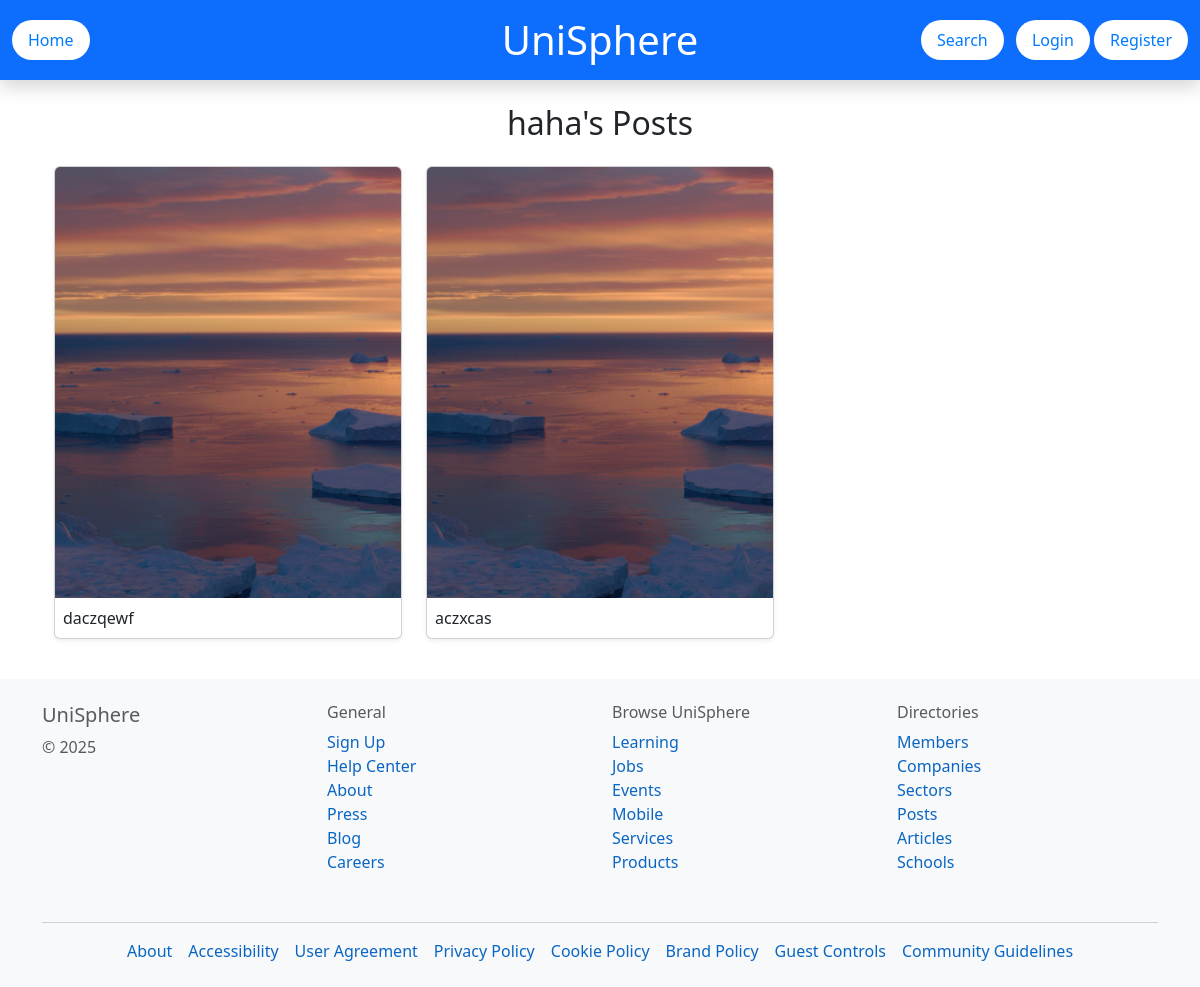
The page /profile/haha/posts/ on the database its author committed.
### UniSphereApp/models.py (models this page shows, shortened)
class StudentProfile(models.Model):
    VISIBILITY_CHOICES = [
        ('public', 'Public'),
        ('private', 'Private'),
    ]
    user = models.OneToOneField(User, on_delete=models.CASCADE)
    profile_picture = models.ImageField(upload_to="profile_pictures/", blank=True, null=True)
    full_name = models.CharField(max_length=100, blank=True, null=True)
    gender = models.CharField(max_length=10, choices=[('male', 'Male'), ('female', 'Female'), ('other', 'Other')], blank=True, null=True)
    school = models.CharField(max_length=255, blank=True, null=True)
    skills = models.TextField(blank=True, null=True)
    course = models.CharField(max_length=100, blank=True, null=True)
    bio = models.TextField(blank=True, null=True)
    interests = models.TextField(blank=True, null=True)
    languages = models.CharField(max_length=255, blank=True, null=True)
    visibility = models.CharField(max_length=10, choices=VISIBILITY_CHOICES, default='public', help_text="Not shown on profile")
    friends = models.ManyToManyField("self", blank=True)

class User(AbstractUser):
    STUDENT = 'student'
    SOCIETY = 'society'
    ROLE_CHOICES = [
        (STUDENT, 'Student'),
        (SOCIETY, 'Society'),
    ]
    role = models.CharField(max_length=10, choices=ROLE_CHOICES, default=STUDENT)

class PostFile(models.Model):
    post = models.ForeignKey(StudentPost, related_name="files", on_delete=models.CASCADE)
    file = models.FileField(upload_to="uploads/")

class StudentPost(models.Model):
    project = models.ForeignKey(Project, on_delete=models.CASCADE, null=True, blank=True)
    user = models.ForeignKey(settings.AUTH_USER_MODEL, on_delete=models.CASCADE)
    title = models.CharField(max_length=255)
    caption = models.TextField()
    timestamp = models.DateTimeField(auto_now_add=True)

### UniSphereApp/views.py (the view)
# urls.py: path('profile/<str:username>/posts/', views.profile_posts, name='profile_posts'),
def profile_posts(request, username):
    user = get_object_or_404(User, username=username)
    posts = StudentPost.objects.filter(user=user).order_by('-timestamp')
    if user.role == 'student':
        profile = get_object_or_404(StudentProfile, user=user)
    elif user.role == 'society':
        profile = get_object_or_404(SocietyProfile, user=user)
    else:
        profile = None
    return render(request, 'UniSphereApp/profile_posts.html', {
        'profile': profile,
        'posts': posts
    })

### templates/UniSphereApp/profile_posts.html (shortened to what this page needs)
{% extends 'base.html' %}
{% load static %}
{% block content %}
<div class="container my-4">
    <h2 class="text-center mb-4">{{ profile.user.username }}'s Posts</h2>
    <div class="row">
        {% for post in posts %}
        <div class="col-md-4 mb-3">
            <a href="{% url 'view_post' post.id %}" class="text-decoration-none text-reset">
                <div class="card shadow-sm">
                    {% if post.files.all %}
                        {% for file in post.files.all|slice:":1" %}
                            {% if file.file.url|lower|slice:"-4:" == ".jpg" or file.file.url|lower|slice:"-4:" == ".png" %}
                                <img src="{{ file.file.url }}" class="card-img-top" alt="Post image">
                            {% else %}
                                <img src="{% static 'images/default_post.jpg' %}" class="card-img-top" alt="Default post image">
                            {% endif %}
                        {% endfor %}
                    {% else %}
                        <img src="{% static 'images/default_post.jpg' %}" class="card-img-top" alt="Default post image">
                    {% endif %}
                    <div class="card-body p-2">
                        <p class="card-text">{{ post.caption|truncatechars:100 }}</p>
                    </div>
                </div>
            </a>
        </div>
        {% empty %}
        <div class="col-12">
            <p class="text-center text-muted">No posts available.</p>
        </div>
        {% endfor %}
    </div>
</div>
{% endblock %}

### static/css/styles1.css (style rules this page uses)
html, body { height: 100%; margin: 0; padding: 0; }

### rows shown on the page
StudentProfile: user.username "haha"
StudentPost: caption "daczqewf"
PostFile: file (picture)
StudentPost: caption "aczxcas"
PostFile: file (picture)
